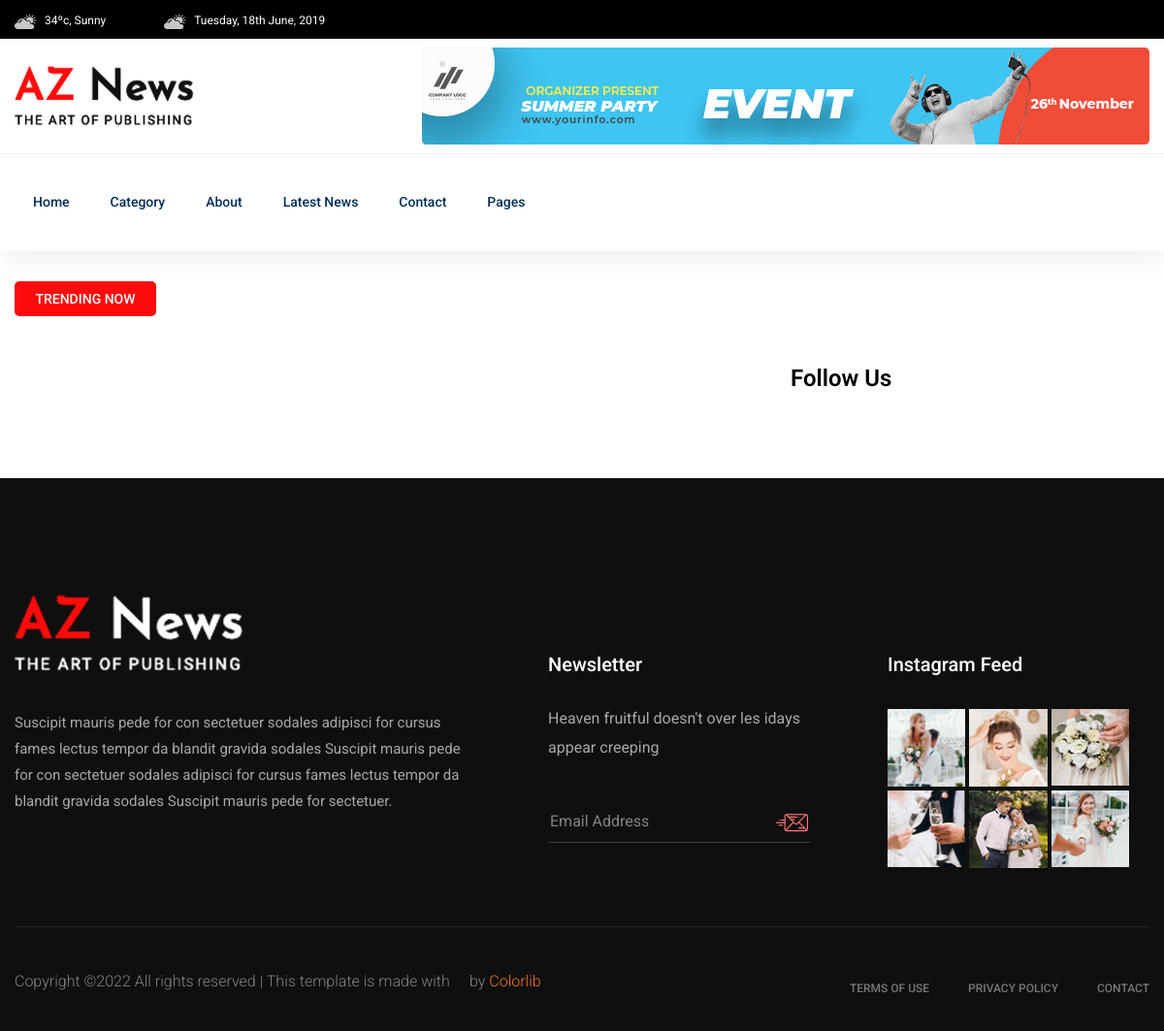
Page /details/ on the earlier database version.
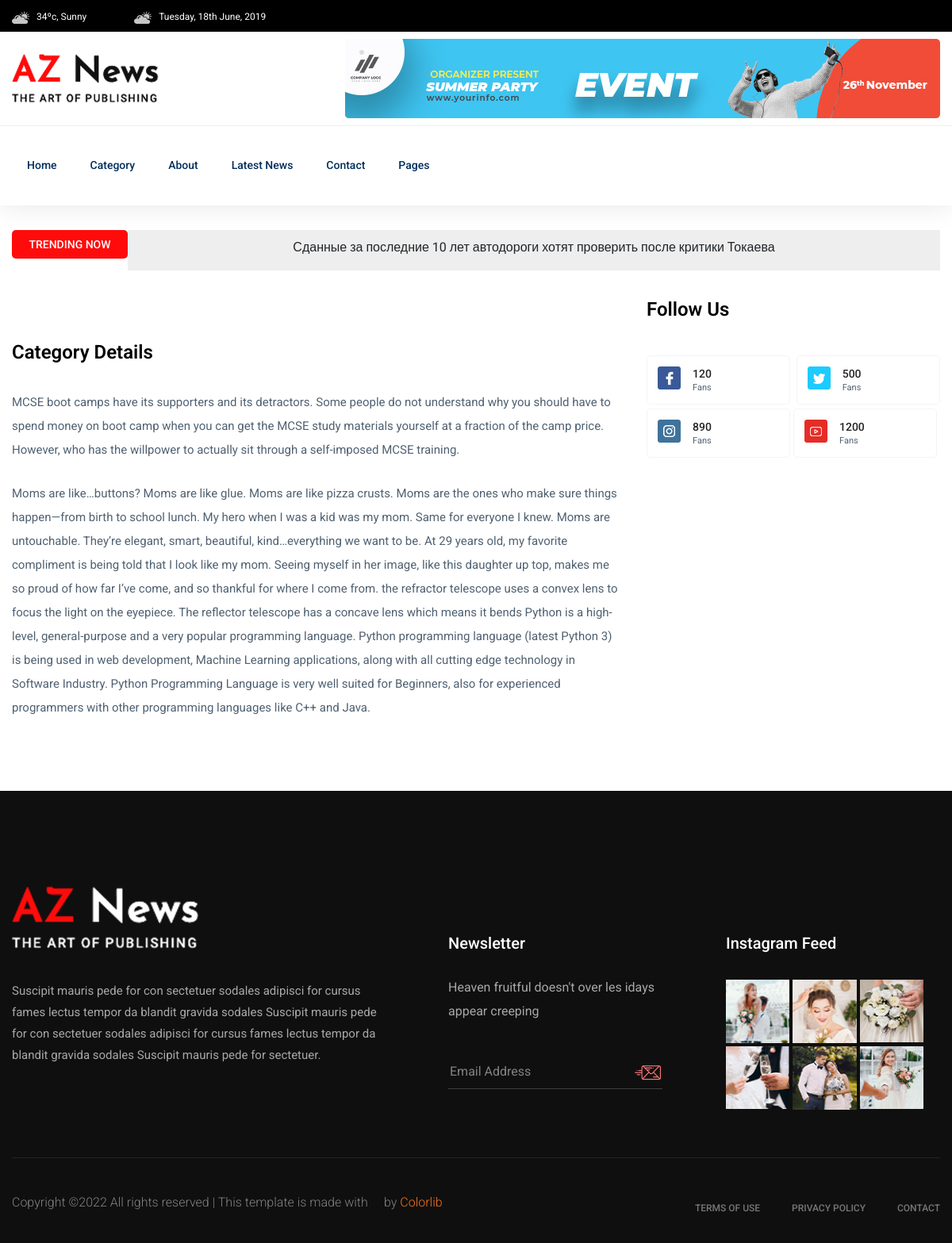
Same page on the later database version.
### main/models.py (models this page shows, shortened)
class HotNews(models.Model):
	title = models.CharField(max_length=200)

class About_us(models.Model):
	image = models.ImageField(blank=True,null=True)
	description = models.CharField(max_length=400, null=True)
	paragraph = models.TextField(max_length=1500, null=True)
	msg = "Don't create another object, just edit!"

class Followers(models.Model):
	facebook = models.IntegerField(blank=True)
	link_facebook = models.CharField(max_length=200, null=True, blank=True)
	instagram = models.IntegerField(blank=True)
	link_instagram = models.CharField(max_length=200, null=True, blank=True)
	twitter = models.IntegerField(blank=True)
	link_twitter = models.CharField(max_length=200, null=True, blank=True)
	youtube = models.IntegerField(blank=True)
	link_youtube = models.CharField(max_length=200, null=True, blank=True)
	msg = "Don't create another object, just edit!"

### main/views.py (the view)
# urls.py: path('details/', views.details, name='details'),
def details(request):
	about_us = About_us.objects.all()
	hot_news = HotNews.objects.all()
	followers = Followers.objects.all()
	posters = Banner.objects.all()
	context = {
		'followers':followers,
		'hot_news': hot_news,
		'about_us': about_us,
		'posters':posters,
	}
	return render(request, 'details.html', context)

### templates/details.html (shortened to what this page needs)
{% extends "main.html" %}
{% load static %}
{% block content %}
<main>
	<div class="about-area">
		<div class="container">
				<div class="row">
					<div class="col-lg-12">
						<div class="trending-tittle">
							<strong>Trending now</strong>
							<div class="hwrap">
								<div class="hmove">
									{% for news in hot_news %}
									<div class="hitem">{{ news.title }}</div>
									{% endfor %}
							  </div>
							</div>
						</div>
					</div>
				</div>
			   <div class="row">
				<div class="col-lg-8">
					{% for about in about_us %}
							<div class="about-right mb-90">
								<div class="about-img">
								</div>
								<div class="section-tittle mb-30 pt-30">
									<h3>Category Details</h3>
								</div>
								<div class="about-prea">
									<p class="about-pera1 mb-25">{{about.description}}</p>
									<p class="about-pera1 mb-25">{{about.paragraph}}</p>
								</div>
							</div>
						{% endfor %}
				</div>
					<div class="col-lg-4">
						<div class="section-tittle mb-40">
							<h3>Follow Us</h3>
						</div>
						<div class="single-follow mb-45">
							<div class="single-box">
							   {% for follows in followers %}
								<div class="follow-us d-flex align-items-center">
									<div class="follow-social">
										<a href="{{follows.link_facebook}}"><img src="{% static 'img/news/icon-fb.png' %}" alt=""></a>
									</div>
									<div class="follow-count">
										<span>{{ follows.facebook }}</span>
										<p>Fans</p>
									</div>
								</div>
								<div class="follow-us d-flex align-items-center">
									<div class="follow-social">
										<a href="{{follows.link_twitter}}"><img src="{% static 'img/news/icon-tw.png' %}" alt=""></a>
									</div>
									<div class="follow-count">
										<span>{{ follows.twitter }}</span>
										<p>Fans</p>
									</div>
								</div>
									<div class="follow-us d-flex align-items-center">
									<div class="follow-social">
										<a href="{{follows.link_instagram}}"><img src="{% static 'img/news/icon-ins.png' %}" alt=""></a>
									</div>
									<div class="follow-count">
										<span>{{ follows.instagram }}</span>
										<p>Fans</p>
									</div>
								</div>
								<div class="follow-us d-flex align-items-center">
									<div class="follow-social">
										<a href="{{follows.link_youtube}}"><img src="{% static 'img/news/icon-yo.png' %}" alt=""></a>
									</div>
									<div class="follow-count">
										<span>{{ follows.youtube }}</span>
										<p>Fans</p>
									</div>
								</div>
							   {% endfor %}
					</div>
			   </div>
		</div>
	</div>
</main>
{% endblock content %}

Differences in the rows shown:
added HotNews: title "Сданные за последние 10 лет автодороги хотят проверить после критики Токаева"
added About_us: description "MCSE boot camps have its supporters and its detractors. Some people do not understand why you should have to spend money on boot camp when you can get the MCSE study materials yourself at a fraction of the camp price. However, who has the willpower to actually sit through a self-imposed MCSE training.", paragraph "Moms are like…buttons? Moms are like glue. Moms are like pizza crusts. Moms are the ones who make sure things happen—from birth to school lunch. My hero when I was a kid was my mom. Same for everyone I knew. Moms are untouchable. They’re elegant, smart, beautiful, kind…everything we want to be. At 29 years old, my favorite compliment is being told that I look like my mom. Seeing myself in her image, like this daughter up top, makes me so proud of how far I’ve come, and so thankful for where I come from. the refractor telescope uses a convex lens to focus the light on the eyepiece. The reflector telescope has a concave lens which means it bends Python is a high-level, general-purpose and a…"
added Followers: facebook "120", twitter "500", instagram "890", youtube "1200"
